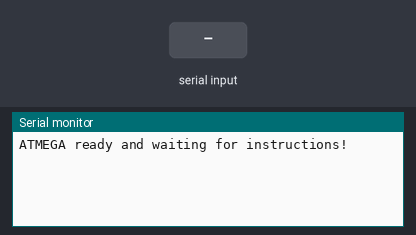
Simulated run of this sketch. Board: Arduino Uno, built with avr-gcc and run on an emulated ATmega328P. Shown: the last lines printed to the serial monitor. The test bench sets the inputs (shaded band).

Above: at 1.2 s.
1.3 s: "90,45\n" received over Serial
At 2.5 s:
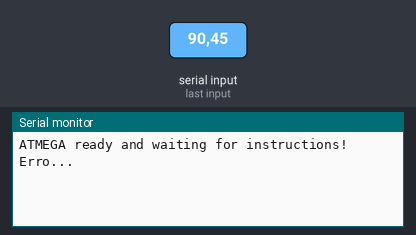
2.8 s: "s90\n" received over Serial
At 3.9 s:
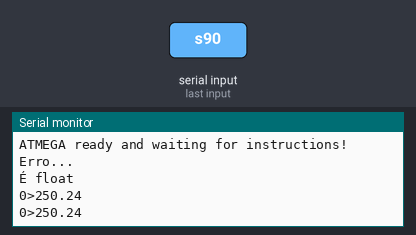
4.3 s: "a90\n" received over Serial
At 5.0 s:
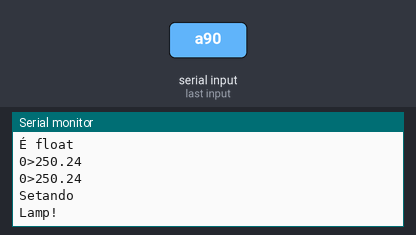

The sketch:

baseIoT_Arduino.ino
```cpp
#include <stdint.h>
#include <string.h>

// Constants to connection with the broker
#define DEVICE_NAME   "base01"
#define MQTT_PORT     1883

// Pins used
#define LUMINOSITY    A3
#define SOM           A2
#define TEMPERATURE   6


//Hash that represents the attributes
#define H_temperatureSensor 0x5821FBAD
#define H_luminositySensor  0xF8D7A29C
#define H_lampActuator      0xEEF6732

#define int_T     0
#define float_T   1
#define str_T     2

#define sensorCount 2
#define actuatorCount 1

// Allow Software Serial
//#define ENABLE_SOFTWARE_SERIAL

#define DEBUG_PORT ATMSerial
//#define DEBUG_PORT

// If enabled Software Serial
#ifdef ENABLE_SOFTWARE_SERIAL
#include <SoftwareSerial.h>
// Software Serial should be static since this file can be called multiple times
SoftwareSerial static ATMSerial(7,6);
#endif
#ifndef ENABLE_SOFTWARE_SERIAL
#define ATMSerial Serial
#endif
/*  This is a example sketch of a simple device who sends simple values to in response
    To another's device request.
    The objective is that he would be ables to...

    That device is in the scenario where he comunicates, through a serial port,
    with another device.

    Each sensor(or any other funcionality like actuactors) has an associated ID
*/

// Variveis
int                 aux;
float               luz;
float               v_out;
volatile int        t;
volatile int        luminosity;
volatile int        flag = 1;
volatile int        state;
volatile int        state_relay;

byte ip[4] =        { 127, 0, 0, 1 };

//FLOW
unsigned long int lastTime;
char vector_response[60];

typedef struct sensorStruct{
  int id;
  uint8_t type;
}sensorStruct;

sensorStruct sensors[sensorCount];

typedef struct actuatorStruct{
  int id;
  uint8_t type;
}actuatorStruct;

actuatorStruct actuators[actuatorCount];

//  Sensors functions
/*<sensorFunctions>*/
int luminosity_sensor(int PIN){
  return analogRead(PIN);
}

float temperature_sensor(int PIN){
  return ((float(analogRead(PIN))*5/(1023))/0.01);
}
/*</sensorFunctions>*/

/*
  Sensor ID's defines
*/
//  <sensorsID>
#define ID_temp     0
#define ID_lumin    1
//  </sensorsID>

//  Actuators functions
/*<actuatorFunctions>*/

int lamp_actuator(int PIN, int state ){
  if(state == 0){
    digitalWrite(PIN, LOW);
    state_relay =  state;
    ATMSerial.println("Desligado");
  }
  else if(state == 2){
    state_relay =  !state_relay;
    digitalWrite(PIN, state_relay);
    state = state_relay;
    ATMSerial.println("Alternou");
  }
  else{
    digitalWrite(PIN, HIGH);
    state_relay =  state;
    ATMSerial.println("Ligado");
  }
}

/*</actuatorFunctions>*/
/*
  Actuators ID's defines
*/
//  <actuatorsID>
#define ID_lamp     0
//  </actuatorsID>

bool get(uint8_t id) {
  char response[15];
  double aux;

  switch(id){
    case ID_temp:
      // The dht_temperatures_sensor supports INFO and VALUE requests.
      aux = temperature_sensor(TEMPERATURE);
      break;
    case ID_lumin:
      // The lumisity_sensor supports INFO and VALUE,requests.
      aux = luminosity_sensor(LUMINOSITY);
      break;
    default:
      return false;
  }

  //treating the value type
  switch(sensors[id].type){
      case float_T:
        //<debug>
        ATMSerial.println("É float");
        dtostrf(aux,2,2,response);
        break;
      case int_T:
        //<debug>
        ATMSerial.println("É int");
        itoa((int)aux,response,10);
        break;
      default:
        //<debug>
        ATMSerial.println("É alguma coisa...");
        return false;
  }

  /*
    Sends the response to master
    <format> id:value:flag
    <example> response:
      (1) 9>65.34>s
        '9' is the id
        '65.34' is the value
        's' is the flag
      (2) 12>27>f
        '12' is the id
        '27' is the value
        'f' is the flag
    </example>
  */
  Serial.print(id);
  Serial.print(">");
  Serial.println(response);

  //<debug> Prints the message to master
  ATMSerial.print(id);
  ATMSerial.print(">");
  ATMSerial.println(response);
  //</debug>

  return true;
}

bool set(uint8_t id,int value) {
  ATMSerial.println("Setando");
  switch (id) {
    case ID_lamp:
      ATMSerial.println("Lamp!");
      break;
    default:
      return false;
  }
  return true;
}


void callback(char* buffer,int length){
  /*
    <example> request  :
      s:2
      's' is the flag(means 'sensor')
      '12' is the feature ID
    </example>
    So atoi(buffer[2] - 48) is the ID
    and buffer[0] is the flag

    <example> request  :
      a:1:2
      'a' is the flag(means 'actuator')
      '1' is the feature ID
      '2' is the request value
    </example>
    So atoi(buffer[2] - 48) is the ID
    and buffer[0] is the flag

  */
  switch(buffer[0]){
    case 's':
      get((buffer[2]-48));
      break;
    case 'a':
      set((buffer[2]-48),atoi(&buffer[4]));
      break;
    default:
      //<debug>
      ATMSerial.println("Erro...");
  }

}

void serial_read(char readch, byte *buffer, int len) {
  static int pos = 0;

  if (readch > 0) {
    switch (readch) {
      case '\n':
        /*Sends the message and its length(pos) to the callback function*/
        callback((char*)buffer, pos);
        pos = 0;
        break;
      default:
        if (pos < len - 1) {
          if (readch == '\r') return;
          buffer[pos++] = readch;
          buffer[pos] = 0;
        }
    }
  }
}
// SETUP
void setup() {

  Serial.begin(115200);
  ATMSerial.begin(115200);


  // type declarations
  /*<declarations>*/
  sensors[ID_temp].type  = float_T;
  sensors[ID_lumin].type = int_T;
  actuators[ID_lamp].type  = int_T;
  /*</declarations>*/

  ATMSerial.println("ATMEGA ready and waiting for instructions!");

}

// LOOP
void loop() {
  static byte buffer[100];
  serial_read(Serial.read(), buffer, 100);

}
```

Measured:
- after the input at 1.3 s, the serial monitor: prints a new line at once (image 1)
- after the input at 2.8 s, the serial monitor: prints a new line at once (image 2)
- after the input at 4.3 s, the serial monitor: prints a new line at once (image 3)
